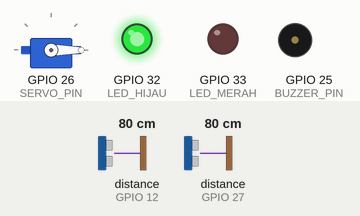
Bench run of a sketch on a simulated ESP32. On the bench: servo, output pins drawn as LEDs (lit = HIGH), buzzer (waves = sounding, pin HIGH). Wiring (inferred from the names in the program): 2 × ultrasonic range finder: trigger GPIO 13, echo GPIO 12 / trigger GPIO 14, echo GPIO 27. The inputs (shaded band) are chosen by the test bench; at power-on: distance to the obstacle (sensors on GPIO 27, GPIO 12) 80 cm. The echo pulse lasts 58.3 µs per cm; pins used as bus, display or sensor lines are not drawn; what the sketch prints to the serial monitor is not drawn.

Above: at 1.2 s.
1.3 s: distance to the obstacle (sensor on GPIO 27) set to 12 cm
2.8 s: distance to the obstacle (sensor on GPIO 27) set to 9 cm
At 4.1 s:
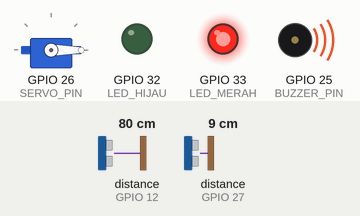
4.4 s: distance to the obstacle (sensor on GPIO 12) set to 22 cm
6.4 s: distance to the obstacle (sensor on GPIO 12) set to 18 cm
At 7.4 s:
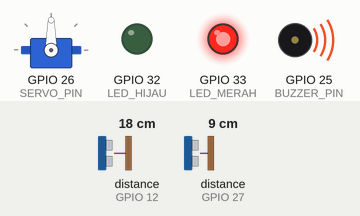
8.3 s: distance to the obstacle (sensor on GPIO 27) set to 18 cm
At 8.7 s:
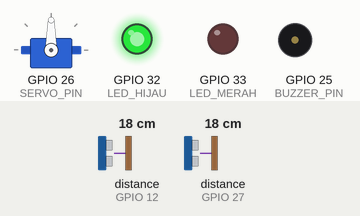
11.3 s: distance to the obstacle (sensor on GPIO 27) set to 2 cm
At 12.6 s:
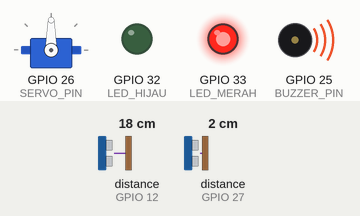
Timing chart, 0 to 14.3 s (numbered marks = the images above; inputs shaded):
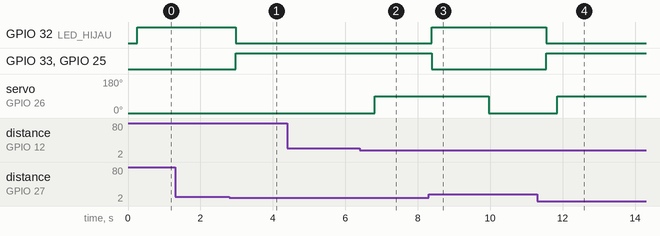

The sketch:

SmartTrash.ino
```cpp
#include <WiFi.h>
#include <ThingerESP32.h>
#include <ESP32Servo.h>

// Thinger.io credentials
#define USERNAME "Tezo"
#define DEVICE_ID "wildan123"
#define DEVICE_CREDENTIAL "Mt1v+M1WL?ymDYh#"

// WiFi credentials
#define SSID "Tezo"
#define PASSWORD "123445679"

ThingerESP32 thing(USERNAME, DEVICE_ID, DEVICE_CREDENTIAL);

// Pin definisi
#define TRIG_OPEN 13
#define ECHO_OPEN 12
#define TRIG_FULL 14
#define ECHO_FULL 27

#define SERVO_PIN 26
#define BUZZER_PIN 25
#define LED_HIJAU 32
#define LED_MERAH 33

Servo servo;

float distance_open = 0;
float distance_full = 0;
float persen_penuh = 0;
bool is_full = false;

int threshold_open = 20;       // cm
int threshold_full = 10;       // cm
int jarak_max_tong = 25;       // cm

bool lid_is_opening = false;
unsigned long lid_open_time = 0;
const unsigned long lid_open_duration = 3000;  // 3 detik
const unsigned long open_cooldown = 5000;      // 5 detik
unsigned long last_open_trigger = 0;

bool notif_sent = false;  // flag untuk email notifikasi

// --- Deklarasi fungsi ---
float readUltrasonic(int trigPin, int echoPin);
float readAverageUltrasonic(int trigPin, int echoPin, int times = 5);
void openLid();

void setup() {
  Serial.begin(115200);
  thing.add_wifi(SSID, PASSWORD);

  // Pin mode
  pinMode(TRIG_OPEN, OUTPUT);
  pinMode(ECHO_OPEN, INPUT);
  pinMode(TRIG_FULL, OUTPUT);
  pinMode(ECHO_FULL, INPUT);
  pinMode(BUZZER_PIN, OUTPUT);
  pinMode(LED_HIJAU, OUTPUT);
  pinMode(LED_MERAH, OUTPUT);

  // Servo awal tertutup
  servo.attach(SERVO_PIN);
  servo.write(0);

  // Endpoint monitoring
  thing["distance_open"] >> outputValue(distance_open);
  thing["distance_full"] >> outputValue(distance_full);
  thing["persen_penuh"] >> outputValue(persen_penuh);
  thing["full_status"] >> outputValue((int)is_full);

  // Endpoint buka-tutup manual
  thing["buka_tutup"] << [](pson &in) {
    if ((bool)in && !lid_is_opening && millis() - last_open_trigger > open_cooldown) {
      openLid();
    }
  };

  // Endpoint kirim email manual dengan level
  thing["send_email"] << [](pson &out) {
    pson data;
    data["level"] = (int)persen_penuh;
    thing.call_endpoint("email_penuh", data);
  };
}

void loop() {
  thing.handle();

  // Baca sensor
  distance_open = readAverageUltrasonic(TRIG_OPEN, ECHO_OPEN);
  distance_full = readAverageUltrasonic(TRIG_FULL, ECHO_FULL);

  // Hitung persentase isi
  if (distance_full > 0 && distance_full < jarak_max_tong) {
    persen_penuh = ((jarak_max_tong - distance_full) / (float)jarak_max_tong) * 100.0;
    persen_penuh = constrain(persen_penuh, 0, 100);
  } else {
    persen_penuh = 0;
  }

  // Tampilkan ke serial
  Serial.print("Tangan: "); Serial.print(distance_open); Serial.print(" cm | ");
  Serial.print("Isi Tong: "); Serial.print(distance_full); Serial.print(" cm | ");
  Serial.print("Persen: "); Serial.print(persen_penuh); Serial.println(" %");

  // Tutup otomatis setelah terbuka beberapa detik
  if (lid_is_opening && millis() - lid_open_time >= lid_open_duration) {
    servo.write(0);
    lid_is_opening = false;
    Serial.println("Tutup otomatis.");
  }

  // Deteksi tangan dan buka jika perlu
  if (!lid_is_opening &&
      distance_open > 0 && distance_open < threshold_open &&
      millis() - last_open_trigger > open_cooldown) {
    openLid();
  }

  // Deteksi penuh dan kirim notifikasi
  if (distance_full > 0 && distance_full < threshold_full) {
    is_full = true;
    digitalWrite(LED_MERAH, HIGH);
    digitalWrite(LED_HIJAU, LOW);
    digitalWrite(BUZZER_PIN, HIGH);

    if (!notif_sent && WiFi.status() == WL_CONNECTED) {
      pson data;
      data["level"] = (int)persen_penuh;
      thing.call_endpoint("email_penuh", data);
      notif_sent = true;
      Serial.println("📧 Notifikasi email dikirim!");
    }
  } else if (distance_full >= threshold_full) {
    is_full = false;
    digitalWrite(LED_MERAH, LOW);
    digitalWrite(LED_HIJAU, HIGH);
    digitalWrite(BUZZER_PIN, LOW);
    notif_sent = false;
  }

  delay(100);
}

float readUltrasonic(int trigPin, int echoPin) {
  digitalWrite(trigPin, LOW);
  delayMicroseconds(2);
  digitalWrite(trigPin, HIGH);
  delayMicroseconds(10);
  digitalWrite(trigPin, LOW);

  long duration = pulseIn(echoPin, HIGH, 30000); // timeout 30ms
  if (duration == 0) return -1;
  return duration * 0.034 / 2.0;
}

float readAverageUltrasonic(int trigPin, int echoPin, int times) {
  float total = 0;
  int valid = 0;
  for (int i = 0; i < times; i++) {
    float d = readUltrasonic(trigPin, echoPin);
    if (d > 0) {
      total += d;
      valid++;
    }
    delay(20);
  }
  return (valid > 0) ? (total / valid) : -1;
}

void openLid() {
  servo.write(90);  // buka tutup
  lid_is_opening = true;
  lid_open_time = millis();
  last_open_trigger = millis();
  Serial.println("Tutup terbuka.");
}
```

Measured:
- the behaviour switches between 11 and 10 cm on distance to the obstacle (sensor on GPIO 27) (found by bisection; images 0 and 1)
- the behaviour switches between 21 and 20 cm on distance to the obstacle (sensor on GPIO 12) (found by bisection; images 1 and 2)
- after the input at 1.3 s, every drawn part: stays the same
- after the input at 2.8 s, GPIO 32 (LED_HIJAU): HIGH → LOW after 0.17 s; GPIO 33 (LED_MERAH), GPIO 25 (BUZZER_PIN): LOW → HIGH after 0.17 s
- after the input at 4.4 s, every drawn part: stays the same
- after the input at 6.4 s, servo on GPIO 26 (SERVO_PIN): 0° → 90° after 0.42 s
- after the input at 8.3 s, GPIO 32 (LED_HIJAU): LOW → HIGH after 0.09 s; GPIO 33 (LED_MERAH), GPIO 25 (BUZZER_PIN): HIGH → LOW after 0.09 s
- after the input at 11.3 s, GPIO 32 (LED_HIJAU): HIGH → LOW after 0.24 s; GPIO 33 (LED_MERAH), GPIO 25 (BUZZER_PIN): LOW → HIGH after 0.24 s
